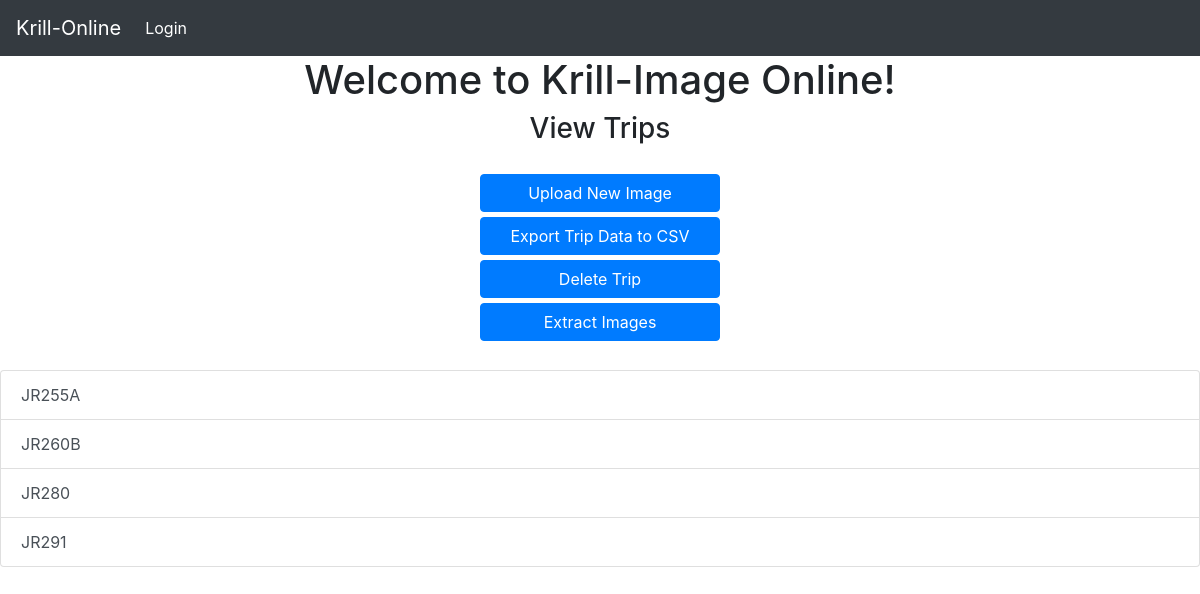
The page /view_trips/ on the database as committed earlier.
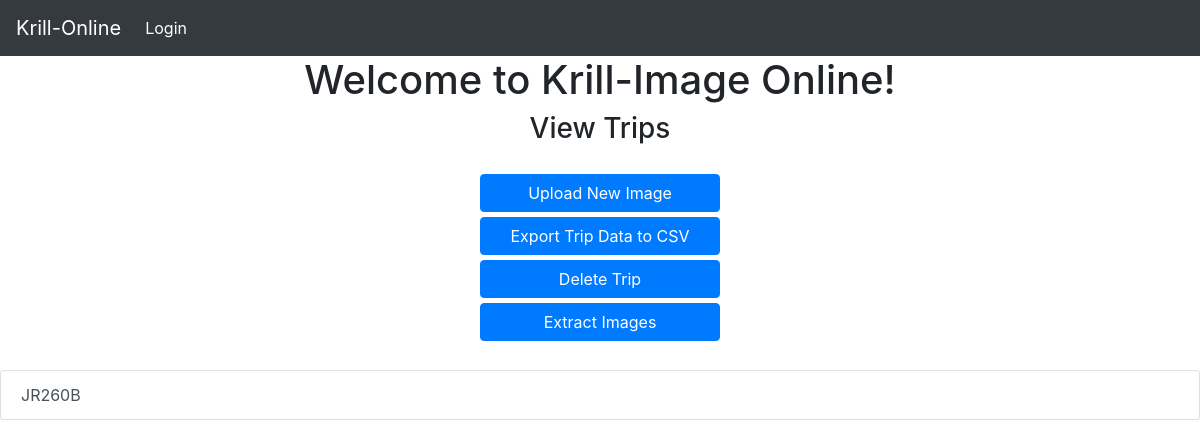
The same page on the database as committed later.
### KrillApp/models.py (models this page shows, shortened)
class Trip(models.Model):
    trip_name = models.CharField(primary_key=True, max_length=100, unique=True)
    user = models.ForeignKey(User, on_delete=models.CASCADE, null=False)
    created_on = models.DateTimeField(default=datetime.now)

### KrillApp/views.py (the view)
# urls.py: path("view_trips/", views.Get_User_Trips, name='view_trips'),
def Get_User_Trips(request):
    sql = 'SELECT * FROM Krillapp_trip;'
    trip_list = []
    trips = Trip.objects.raw(sql)
    for trip in trips:
        trip_list.append(str(trip.trip_name))
    return render(request, 'view_trips.html', {'trip_list': trip_list})

### KrillApp/templates/view_trips.html (shortened to what this page needs)
{% extends 'base.html' %} {% load static %} {% block title %}Home{% endblock %}
{% block content %}
<link
  rel="stylesheet"
  type="text/css"
  href="{% static 'KrillApp/view_trips.css' %}"
/>
<h3>View Trips</h3>
<br />
<div id="view_trips_buttons">
  <a
    style="display:block"
    id="trip_button"
    class="btn btn-primary"
    href="{% url 'upload_image_to_trip' %}"
    >Upload New Image
  </a>
  <a
    style="display:block"
    id="export_to_csv"
    onclick="export_trip_to_csv()"
    class="btn btn-primary"
    >Export Trip Data to CSV</a
  >
  <a
    style="display:block"
    id="delete_trip"
    ajax-url="{% url 'delete_trip' %}"
    class="btn btn-primary"
    >Delete Trip
  </a>
  <a
    style="display:block"
    id="extract_images"
    ajax-url="{% url 'extract_images' %}"
    class="btn btn-primary"
    >Extract Images
  </a>
</div>
<br />
<ul
  ajax-url="{% url 'get_trip_image_list' %}"
  id="trip_list"
  class="list-group"
>
  {% for i in trip_list %}
  <li class="list-group-item list-group-item-action">{{ i }}</li>
  {% endfor %}
</ul>
{% endblock %}

### KrillApp/templates/Base.html (shortened to what this page needs)
<!DOCTYPE html>
{% load static %}
<html>
<head>
    <link rel="stylesheet" href="https://maxcdn.bootstrapcdn.com/bootstrap/4.0.0-beta/css/bootstrap.min.css">
    <link rel="stylesheet" href="https://cdnjs.cloudflare.com/ajax/libs/jquery-confirm/3.3.2/jquery-confirm.min.css">
    <link rel="stylesheet" type="text/css" href="{% static 'KrillApp/base.css' %}">
</head>
<body>
    <nav class="navbar navbar-expand-sm bg-dark navbar-dark">
        <a class="navbar-brand" href="{% url 'home' %}">Krill-Online</a>
        <ul class="navbar-nav">
            {% if user.is_authenticated %}
            <li class="nav-item active">
                <a class="nav-link" href="{% url 'create_trip' %}">Create Trip</a>
            </li>
            <li class="nav-item active">
                <a class="nav-link" href="{% url 'view_trips' %}">View Trips</a>
            </li>
            <li class="nav-item active">
                <a class="nav-link" href="{% url 'via' %}">Annotate Images</a>
            </li>
            <li class="nav-item active">
                <a class="nav-link" href="{% url 'logout' %}">Logout</a>
            </li>
            {% else %}
            <li class="nav-item active">
                <a class="nav-link" href="{% url 'login' %}">Login</a>
            </li>
            {% endif %}
        </ul>
    </nav>
    <div class="center">
        <h1> Welcome to Krill-Image Online! </h1>
    </div>
    {% block content %}
    {% endblock %}
</body>
</html>

### KrillApp/static/KrillApp/base.css (style rules this page uses)
.center { margin: 0 auto; text-align: center; }

### KrillApp/static/KrillApp/view_trips.css (style rules this page uses)
h3 { margin: 0 auto; text-align: center; }
#view_trips_buttons { margin: 0 auto; text-align: center; color:white; width: 20%; margin: 0 auto; }
.btn-primary { margin: 2% 0; cursor: pointer; }

Rows that differ between the two databases and show on the page:
removed Trip: trip_list "JR255A"
removed Trip: trip_list "JR280"
removed Trip: trip_list "JR291"
